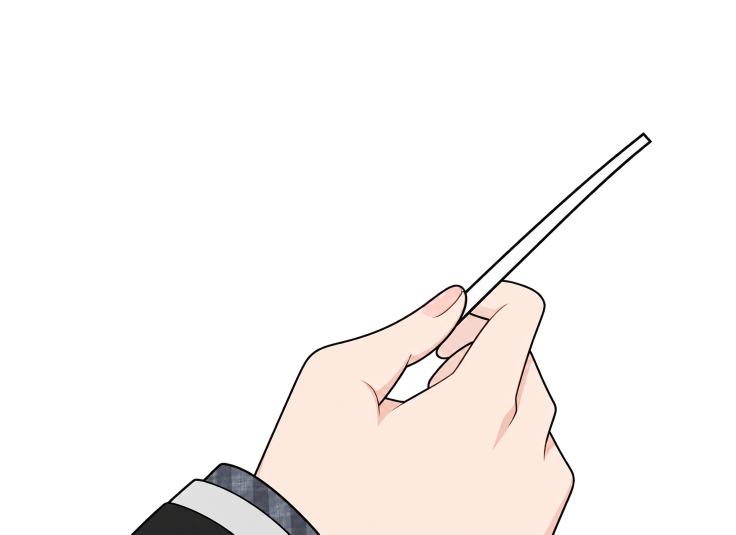
#> input picture assets/original-adopted/paired-v6/hand-1018.png, 1471 x 1069 px, given in place of exec-ad2fcd13-79e4-475b-8789-603060e9ac47.png, which was not available (shown at 1/2 size)
$ python adopt_hands.py
#> lines starting #> are read from the running program, lines starting #| are printed output that depends on the picture; pictures that were not available may be replaced by others from this repository, and a replacement may not be noted
from pathlib import Path
import sys,shutil
sys.dont_write_bytecode=True
old=Path('<ORIGINAL_WORKSPACE>/work/trick-heart-project')
here=Path('<REVISION_WORKSPACE>/work/audit-mask')
sys.path.insert(0,str(old.parent/'python_lib'))
from PIL import Image
import cv2,numpy as np
path=Path('<USER_HOME>/.codex/generated_images/01a12612-48b8-76f1-a8ed-b1da38d8981f/exec-ad2fcd13-79e4-475b-8789-603060e9ac47.png')
cel=np.asarray(Image.open(path).convert('RGBA').resize((1280,860),Image.Resampling.LANCZOS)).copy()
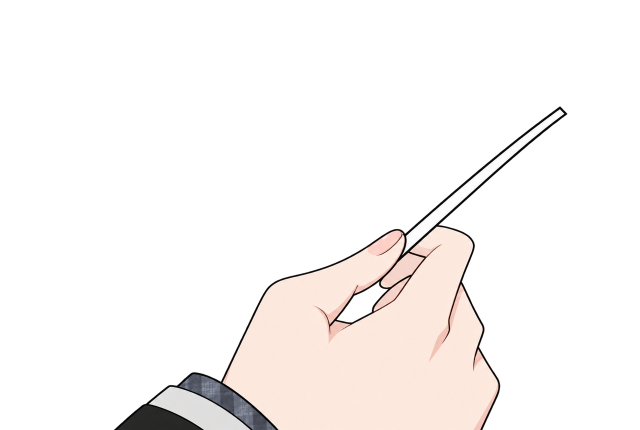
#> cel: shape (860, 1280, 4) (shown at 1/2 size); mean R, G, B, A 40.3, 37.2, 35.7, 45; transparent parts drawn white
cel=cv2.warpAffine(cel,np.float32([[1,0,0],[0,1,100]]),(1280,860),borderMode=cv2.BORDER_REPLICATE)
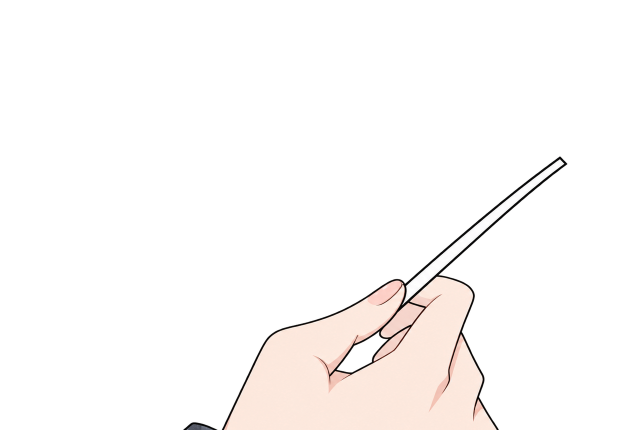
#> cel: shape (860, 1280, 4) (shown at 1/2 size); mean R, G, B, A 26.9, 24.7, 23.6, 29; transparent parts drawn white
Image.fromarray(cel).save(here.parent/'assets-v7/hand-1084.png')
shutil.copyfile(old/'assets/white-sailor/bare-612-v3.png',here.parent/'assets-v7/hand-600.png')
#> (the run stopped early here; a loop or call above may not have finished)

$ run again, on assets/original-adopted/paired-v6/hand-1059.png
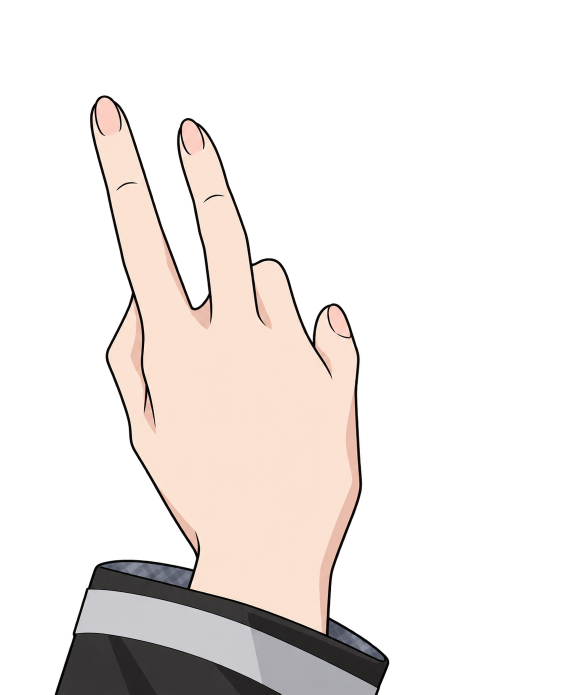
#> input picture assets/original-adopted/paired-v6/hand-1059.png, 1132 x 1389 px, given in place of exec-ad2fcd13-79e4-475b-8789-603060e9ac47.png, which was not available (shown at 1/2 size)
#> `cel=np.asarray(Image.open(path).convert('RGBA').resize((1280,860),Imag..`:
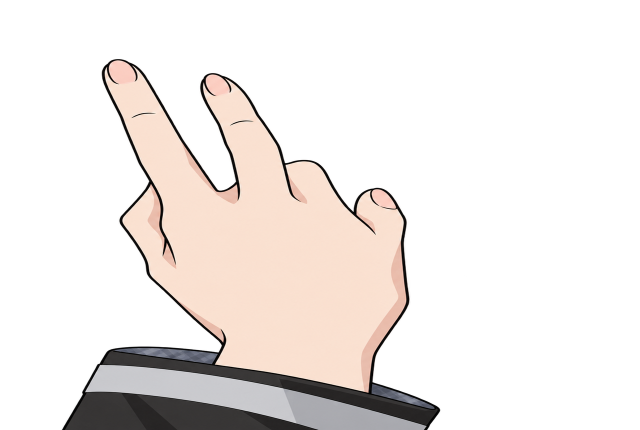
#> cel: shape (860, 1280, 4) (shown at 1/2 size); mean R, G, B, A 57.1, 51.7, 48.7, 71.7; transparent parts drawn white
#> `cel=cv2.warpAffine(cel,np.float32([[1,0,0],[0,1,100]]),(1280,860),bord..`:
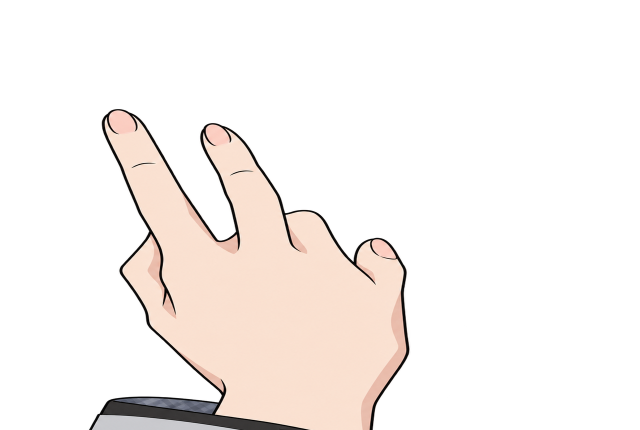
#> cel: shape (860, 1280, 4) (shown at 1/2 size); mean R, G, B, A 50.1, 44.8, 41.7, 55.9; transparent parts drawn white

$ run again, on assets/original-adopted/paired-v6/hand-1064.png
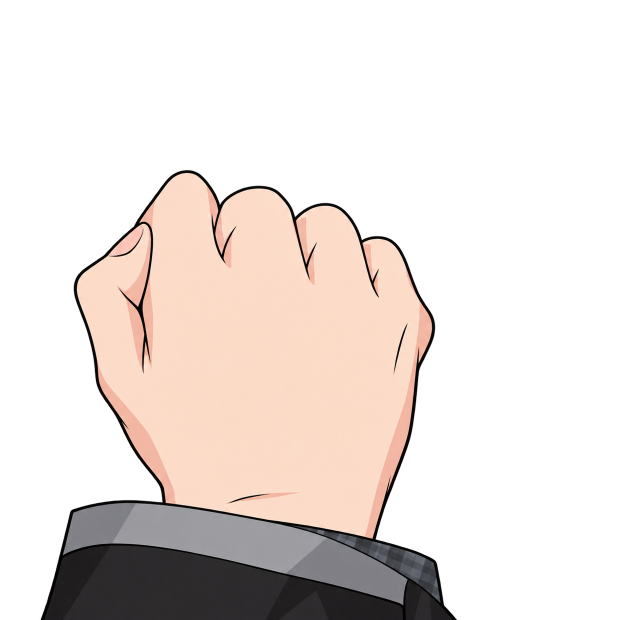
#> input picture assets/original-adopted/paired-v6/hand-1064.png, 1269 x 1240 px, given in place of exec-ad2fcd13-79e4-475b-8789-603060e9ac47.png, which was not available (shown at 1/2 size)
#> `cel=np.asarray(Image.open(path).convert('RGBA').resize((1280,860),Imag..`:
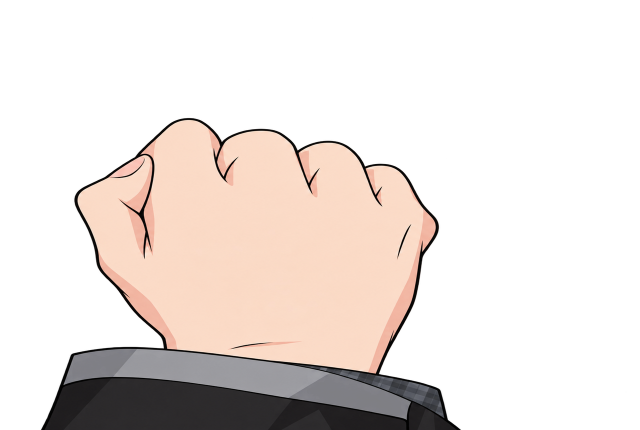
#> cel: shape (860, 1280, 4) (shown at 1/2 size); mean R, G, B, A 65.4, 57.3, 53, 85.7; transparent parts drawn white
#> `cel=cv2.warpAffine(cel,np.float32([[1,0,0],[0,1,100]]),(1280,860),bord..`:
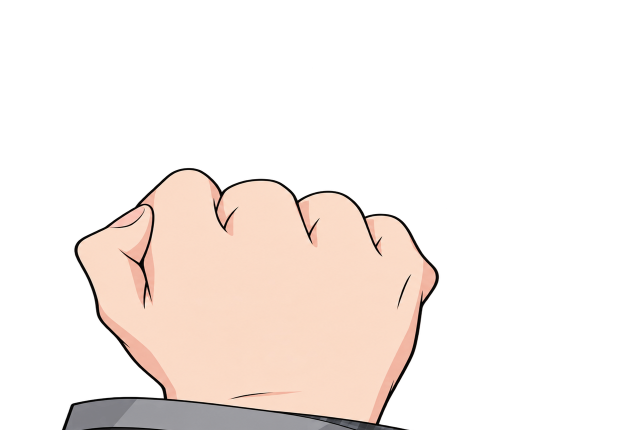
#> cel: shape (860, 1280, 4) (shown at 1/2 size); mean R, G, B, A 61.1, 53.1, 48.7, 67.7; transparent parts drawn white
